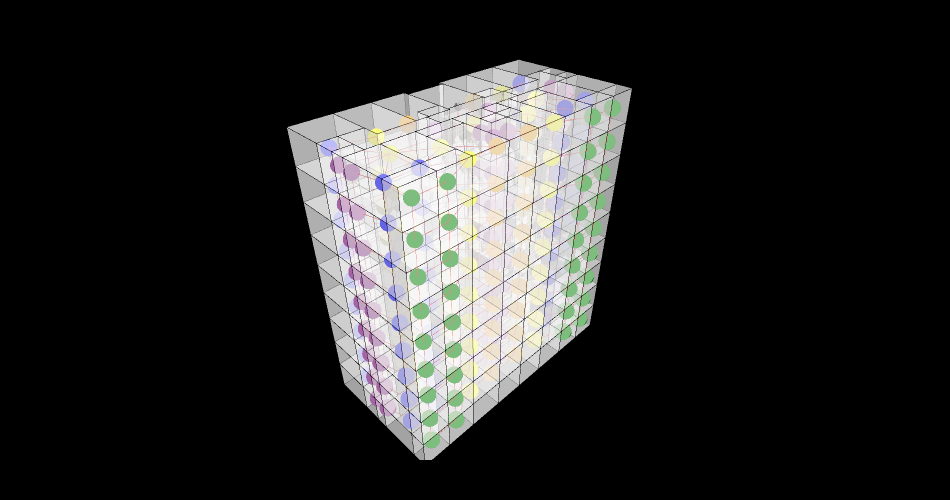

Here is the notebook cell this chart was saved with:
### Markdown cell above
## 10. Show geometry and adjacency graph

### Code cell
Topology.Show(g1, house, vertexSizeKey="vertex_size", vertexColorKey="color", backgroundColor="black", renderer=renderer)

### Figure 1 — Plotly figure (JSON) as saved in the notebook; plotly's stock layout.template omitted (floating-point values rounded to 4 significant figures; data arrays with more than 128 entries replaced by an {"elided": "..."} marker saying what was removed)
{"data": [{"hoverinfo": "text", "legendgroup": "6", "legendrank": 6, "line": {"color": "red", "dash": "solid", "width": 1}, "marker": {"size": 0}, "mode": "lines", "name": "1: Untitled Graph (Edges)", "showlegend": false, "text": "", "type": "scatter3d", "x": {"elided": "2919 float values"}, "y": {"elided": "2919 float values"}, "z": {"elided": "2919 float values"}}, {"customdata": {"elided": "316 str values"}, "hoverinfo": "text", "hovertemplate": {"elided": "316 str values"}, "hovertext": {"elided": "316 str values"}, "legendgroup": "5", "legendrank": 5, "marker": {"color": {"elided": "316 str values"}, "line": {"width": 0}, "opacity": 1, "size": {"elided": "316 int values"}, "sizemode": "diameter", "symbol": "circle"}, "mode": "markers", "name": "1: Untitled Graph (Vertices)", "showlegend": false, "text": {"elided": "316 str values"}, "textfont": {"size": 5}, "type": "scatter3d", "x": {"elided": "316 float values"}, "y": {"elided": "316 float values"}, "z": {"elided": "316 float values"}}, {"customdata": {"elided": "790 str values"}, "hoverinfo": "text", "hovertemplate": {"elided": "790 str values"}, "hovertext": {"elided": "790 str values"}, "legendgroup": "1", "legendrank": 1, "marker": {"color": {"elided": "790 str values"}, "line": {"width": 0}, "opacity": 1, "size": {"elided": "790 float values"}, "sizemode": "diameter", "symbol": "circle"}, "mode": "markers", "name": "2: Untitled (Vertices)", "showlegend": false, "text": {"elided": "790 str values"}, "textfont": {"size": 5}, "type": "scatter3d", "x": {"elided": "790 float values"}, "y": {"elided": "790 float values"}, "z": {"elided": "790 int values"}}, {"hoverinfo": "text", "legendgroup": "2", "legendrank": 2, "line": {"color": "black", "dash": "solid", "width": 1}, "marker": {"size": 0}, "mode": "lines", "name": "2: Untitled (Edges)", "showlegend": false, "text": "", "type": "scatter3d", "x": {"elided": "5529 float values"}, "y": {"elided": "5529 float values"}, "z": {"elided": "5529 int values"}}, {"cmax": 1, "cmin": 0, "color": "#FAFAFA", "colorscale": [[0, "#440154"], [0.1111, "#482878"], [0.2222, "#3e4989"], [0.3333, "#31688e"], [0.4444, "#26828e"], [0.5556, "#1f9e89"], [0.6667, "#35b779"], [0.7778, "#6ece58"], [0.8889, "#b5de2b"], [1, "#fde725"]], "flatshading": true, "hoverinfo": "text", "hovertext": "", "i": {"elided": "3310 int values"}, "j": {"elided": "3310 int values"}, "k": {"elided": "3310 int values"}, "legendgroup": "3", "legendrank": 3, "lighting": {"facenormalsepsilon": 0}, "name": "2: Untitled (Faces)", "opacity": 0.5, "showlegend": false, "showscale": false, "text": "", "type": "mesh3d", "x": {"elided": "1090 float values"}, "y": {"elided": "1090 float values"}, "z": {"elided": "1090 int values"}}], "layout": {"autosize": true, "height": 500, "margin": {"b": 40, "l": 40, "r": 40, "t": 40}, "paper_bgcolor": "#000000", "plot_bgcolor": "#000000", "scene": {"aspectmode": "data", "camera": {"center": {"x": 0, "y": 0, "z": 0}, "eye": {"x": -1.25, "y": -1.25, "z": 1.25}, "projection": {"type": "perspective"}, "up": {"x": 0, "y": 0, "z": 1}}, "xaxis": {"visible": false}, "yaxis": {"visible": false}, "zaxis": {"visible": false}}, "showlegend": true, "width": 950, "xaxis": {"showgrid": false, "visible": false, "zeroline": false}, "yaxis": {"showgrid": false, "visible": false, "zeroline": false}}}
